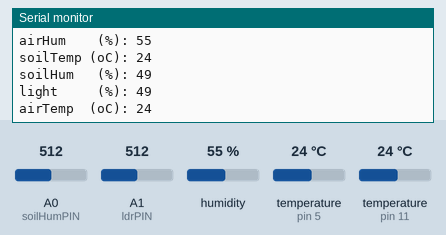
Simulated run of this sketch. Board: Arduino Uno, built with avr-gcc and run on an emulated ATmega328P. Shown: the last lines printed to the serial monitor. Inputs (shaded band) come from the test bench; at power-on: humidity 55 %, temperature (sensors on pin 5, pin 11) 24 °C, A0 (soilHumPIN) = 512, A1 (ldrPIN) = 512.

Above: at 11.6 s.
11.7 s: humidity set to 22 %
At 12.5 s:
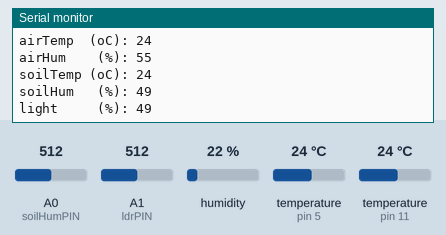
20.3 s: temperature (sensor on pin 5) set to 12 °C
At 23.3 s:
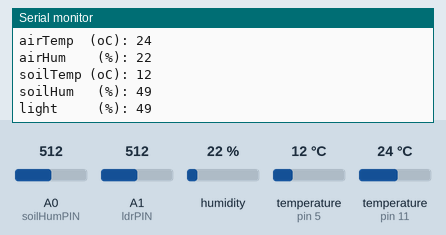
28.9 s: A0 (soilHumPIN) set to 716
At 34.0 s:
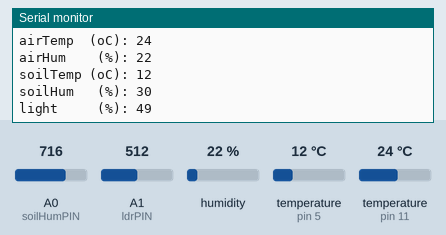
37.5 s: A1 (ldrPIN) set to 716
At 44.7 s:
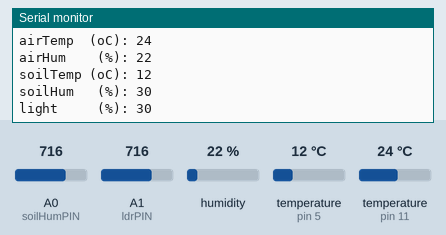
46.1 s: temperature (sensor on pin 11) set to 12 °C
54.7 s: temperature (sensor on pin 5) set to 19 °C
At 55.5 s:
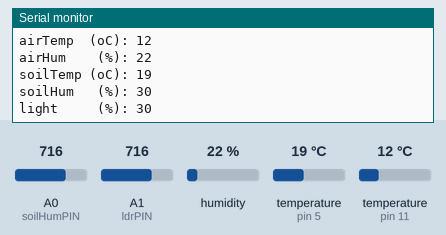
Timing chart, 0 to 57.7 s (numbered marks = the images above; inputs shaded):
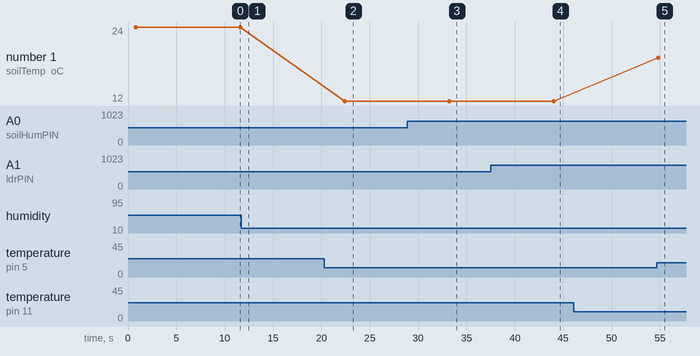

The sketch:

Sensors_Test.ino
```cpp
/*****************************************************
*ArduFarmBot Light
*Sensors Test
*
* DHT (2-wire Air Temperature/Humidity digital sensor)  ==> Pin D11
* DS18B20 (1-Wire Temperature digital Sensor)           ==> Pin D05
* LDR (Light Dependent Resistor - Analog Sensor)        ==> Pin A1
* LM394/YL70 (Soil Humidity Analog Sensor)              ==> Pin A0
*
* MJRoBot.org 16_Dec_17
*****************************************************/

// DS18B20
#include <OneWire.h>
#include <DallasTemperature.h>
#define ONE_WIRE_BUS 5 // DS18B20 on pin D5
OneWire oneWire(ONE_WIRE_BUS);
DallasTemperature DS18B20(&oneWire);
int soilTemp = 0;

//DHT
#include "DHT.h"
#include <stdlib.h>
int pinoDHT = 11;
int tipoDHT =  DHT22;
DHT dht(pinoDHT, tipoDHT);
int airTemp = 0;
int airHum = 0;

// LDR (Light)
#define ldrPIN 1
int light = 0;

// Soil humidity
#define soilHumPIN 0
int soilHum = 0;

void setup()
{
  Serial.begin(9600);
  DS18B20.begin();
  dht.begin();
}

void loop()
{
  readSensors();
  displaySensors();
  delay (10000);
}

/********* Read Sensors value *************/
void readSensors(void)
{
  airTemp = dht.readTemperature();
  airHum = dht.readHumidity();

  DS18B20.requestTemperatures();
  soilTemp = DS18B20.getTempCByIndex(0); // Sensor 0 will capture Soil Temp in Celcius

  soilHum = map(analogRead(soilHumPIN), 1023, 0, 0, 100);

  light = map(analogRead(ldrPIN), 1023, 0, 0, 100); //LDRDark:0  ==> light 100%

}

/********* Display Sensors value *************/
void displaySensors(void)
{
  Serial.print ("airTemp  (oC): ");
  Serial.println (airTemp);
  Serial.print ("airHum    (%): ");
  Serial.println (airHum);
  Serial.print ("soilTemp (oC): ");
  Serial.println (soilTemp);
  Serial.print ("soilHum   (%): ");
  Serial.println (soilHum);
  Serial.print ("light     (%): ");
  Serial.println (light);
  Serial.println ("");
}
```

Measured:
- after the input at 20.3 s, the serial monitor: prints a new line after 2.1 s (image 2)
- after the input at 28.9 s, the serial monitor: prints a new line after 4.4 s (image 3)
- after the input at 37.5 s, the serial monitor: prints a new line after 6.6 s (image 4)
- after the input at 54.7 s, the serial monitor: prints a new line after 0.14 s (image 5)
- plotted number 1: 24 → 12 after the input at 20.3 s, 12 → 19 after the input at 54.7 s
